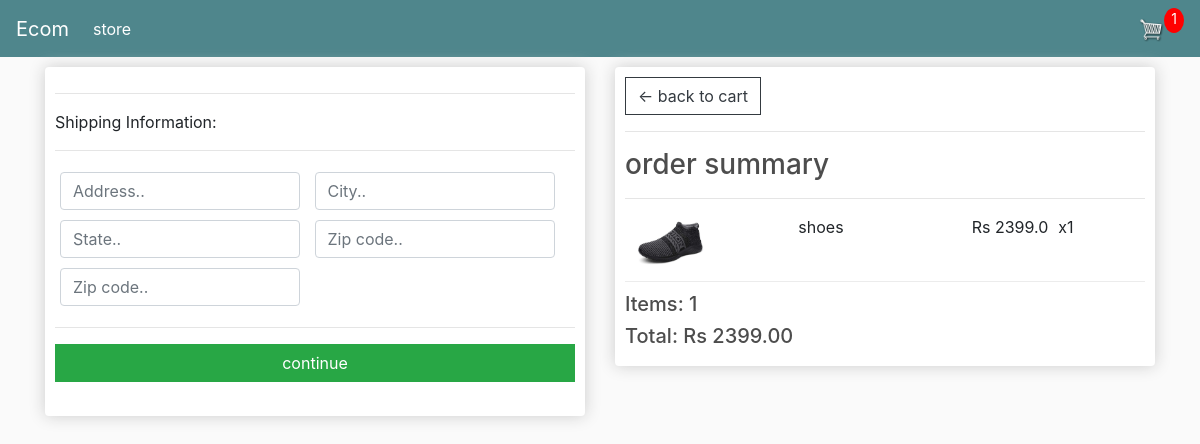
Screenshot of /checkout/ (signed in) with the database file from the repository.
### store/models.py (models this page shows, shortened)
class Orderitem(models.Model):
    product=models.ForeignKey(Product,on_delete=models.SET_NULL,blank=True,null=True)
    order=models.ForeignKey(Order,on_delete=models.SET_NULL,blank=True,null=True)
    quantity=models.IntegerField(default=0,blank=True,null=True)
    date_added=models.DateTimeField(auto_now_add=True)
    @property
    def get_total(self):
        total=self.product.price*self.quantity
        return total

class Product(models.Model):
    name=models.CharField(max_length=200,null=True)
    price=models.FloatField()
    digital=models.BooleanField(default=False,null=True,blank=False)
    image=models.ImageField(blank=True,null=True)
    @property
    def imageURL(self):
        try:
            url=self.image.url
        except:
            url=''
        return url

class Order(models.Model):
    customer=models.ForeignKey(Customer,on_delete=models.SET_NULL,blank=True,null=True)
    date_ordered=models.DateTimeField(auto_now_add=True)
    complete=models.BooleanField(default=False,null=True,blank=False)
    transaction_id=models.CharField(max_length=200,null=True)
    @property
    def shipping(self):
        shipping=False
        orderitem=self.orderitem_set.all()
        for i in orderitem:
            if i.product.digital==False:
                shipping=True
        return shipping
    @property
    def get_cart_total(self):
        orderitems=self.orderitem_set.all()
        total=sum([item.get_total for item in orderitems])
        return total
    @property
    def get_cart_item(self):
        orderitems=self.orderitem_set.all()
        total=sum([item.quantity for item in orderitems])
        return total

### store/views.py (the view)
# urls.py: path('checkout/' , views.checkout, name="checkout"),
def checkout(request):
    if request.user.is_authenticated:
        customer=request.user.customer
        order, created=Order.objects.get_or_create(customer=customer,complete=False)
        items=order.orderitem_set.all()
        cartitem=order.get_cart_item
    else:
        cookiedata=cookiecart(request)
        cartitem=cookiedata['cartitem']
        order=cookiedata['order']
        items=cookiedata['items']
    context={'items':items ,'order':order,'cartitem':cartitem}
    return render(request , 'store/checkout.html' , context)

### store/templates/store/checkout.html (shortened to what this page needs)
{% extends 'store/main.html' %}
{% load static %}
{% block content %}
<div class="row">
    <div class="col-lg-6">
        <div class="box-element" id="form-wrapper">
            <form id="form">
                <div id="shipping-info">
                    <hr>
						<p>Shipping Information:</p>
						<hr>
						<div class="form-field">
							<input class="form-control" type="text" name="address" placeholder="Address..">
						</div>
						<div class="form-field">
							<input class="form-control" type="text" name="city" placeholder="City..">
						</div>
						<div class="form-field">
							<input class="form-control" type="text" name="state" placeholder="State..">
						</div>
						<div class="form-field">
							<input class="form-control" type="text" name="zipcode" placeholder="Zip code..">
						</div>
						<div class="form-field">
							<input class="form-control" type="text" name="country" placeholder="Zip code..">
						</div>
                </div>
                <hr>
                <input  id="form-button" class="btn btn-success btn-block" type="submit" value="continue">
                <br>
            </form>
        </div>
    </div>
    <div class="col-lg-6">
        <div class="box-element">
            <a class="btn btn-outline-dark" href="{% url 'cart'%}">&#x2190; back to cart</a>
            <hr>
            <h3>order summary</h3>
            <hr>
            {% for item in items %}
            <div class="cart-row">
                <div style="flex:2"><img class="row-image" src="{{item.product.imageURL}}"></div>
                <div style="flex:2"><p>{{item.product.name}}</p></div>
                <div style="flex:1"><p>Rs {{item.product.price}}</p></div>
                <div style="flex:1"><p>x{{item.quantity}}</p></div>
            </div>
            {% endfor %}
            <h5>Items:   {{order.get_cart_item}}</h5>
            <h5>Total:   Rs {{order.get_cart_total|floatformat:2}}</h5>
        </div>
    </div>
</div>
{% endblock content %}

### static/css/main.css (style rules this page uses)
body { background-color: hsl(0, 0%, 98%); }
h1,h2,h3,h4,h5,h6 { color:hsl(0, 0%, 30%); }
.box-element { box-shadow:hsl(0, 0%, 80%) 0 0 16px; background-color: #fff; border-radius: 4px; padding: 10px; }
.col-lg-4, .col-lg-6, .col-lg-8, .col-lg-12 { margin-top: 10px; }
.btn { border-radius: 0; }
.row-image { width: 100px; }
.form-field { width:250px; display: inline-block; padding: 5px; }
.cart-row { display: flex; align-items: flex-stretch; padding-bottom: 10px; margin-bottom: 10px; border-bottom: 1px solid #ececec; }

### rows the page displays
Orderitem: product.imageURL (picture), product.name "shoes", product.price "2399.0", quantity "1"
Order: get_cart_item "1", get_cart_total "2399.00"

### other values shown
{{ cartitem }} "1"
